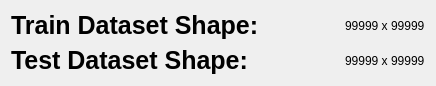
    <widget class="QWidget" name="">
     <property name="geometry">
      <rect>
       <x>34</x>
       <y>141</y>
       <width>391</width>
       <height>58</height>
      </rect>
     </property>
     <layout class="QGridLayout" name="gridLayout">
      <item row="0" column="0">
       <widget class="QLabel" name="label_11">
        <property name="font">
         <font>
          <pointsize>19</pointsize>
          <weight>75</weight>
          <bold>true</bold>
         </font>
        </property>
        <property name="text">
         <string>Train Dataset Shape:</string>
        </property>
       </widget>
      </item>
      <item row="0" column="1">
       <spacer name="horizontalSpacer_10">
        <property name="orientation">
         <enum>Qt::Horizontal</enum>
        </property>
        <property name="sizeType">
         <enum>QSizePolicy::Fixed</enum>
        </property>
        <property name="sizeHint" stdset="0">
         <size>
          <width>80</width>
          <height>20</height>
         </size>
        </property>
       </spacer>
      </item>
      <item row="0" column="2">
       <widget class="QLabel" name="train_dataset_shape_label">
        <property name="text">
         <string>99999 x 99999</string>
        </property>
       </widget>
      </item>
      <item row="1" column="0">
       <widget class="QLabel" name="label_24">
        <property name="font">
         <font>
          <pointsize>19</pointsize>
          <weight>75</weight>
          <bold>true</bold>
         </font>
        </property>
        <property name="text">
         <string>Test Dataset Shape:</string>
        </property>
       </widget>
      </item>
      <item row="1" column="1">
       <spacer name="horizontalSpacer_11">
        <property name="orientation">
         <enum>Qt::Horizontal</enum>
        </property>
        <property name="sizeType">
         <enum>QSizePolicy::Fixed</enum>
        </property>
        <property name="sizeHint" stdset="0">
         <size>
          <width>80</width>
          <height>20</height>
         </size>
        </property>
       </spacer>
      </item>
      <item row="1" column="2">
       <widget class="QLabel" name="test_dataset_shape_label">
        <property name="text">
         <string>99999 x 99999</string>
        </property>
       </widget>
      </item>
     </layout>
    </widget>
